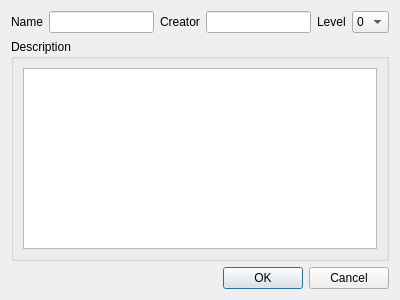
<?xml version="1.0" encoding="UTF-8"?>
<ui version="4.0">
 <class>SaveDialog</class>
 <widget class="QDialog" name="SaveDialog">
  <property name="geometry">
   <rect>
    <x>0</x>
    <y>0</y>
    <width>400</width>
    <height>300</height>
   </rect>
  </property>
  <property name="windowTitle">
   <string>Dialog</string>
  </property>
  <layout class="QVBoxLayout" name="verticalLayout">
   <item>
    <layout class="QHBoxLayout" name="horizontalLayout">
     <item>
      <widget class="QLabel" name="label">
       <property name="text">
        <string>Name</string>
       </property>
      </widget>
     </item>
     <item>
      <widget class="QLineEdit" name="name"/>
     </item>
     <item>
      <widget class="QLabel" name="label_2">
       <property name="text">
        <string>Creator</string>
       </property>
      </widget>
     </item>
     <item>
      <widget class="QLineEdit" name="creator"/>
     </item>
     <item>
      <widget class="QLabel" name="label_3">
       <property name="text">
        <string>Level</string>
       </property>
      </widget>
     </item>
     <item>
      <widget class="QComboBox" name="level">
       <item>
        <property name="text">
         <string>0</string>
        </property>
       </item>
       <item>
        <property name="text">
         <string>1</string>
        </property>
       </item>
       <item>
        <property name="text">
         <string>2</string>
        </property>
       </item>
      </widget>
     </item>
    </layout>
   </item>
   <item>
    <widget class="QGroupBox" name="groupBox">
     <property name="title">
      <string>Description</string>
     </property>
     <layout class="QGridLayout" name="gridLayout">
      <item row="0" column="0">
       <widget class="QTextEdit" name="description"/>
      </item>
     </layout>
    </widget>
   </item>
   <item>
    <widget class="QDialogButtonBox" name="buttonBox">
     <property name="orientation">
      <enum>Qt::Horizontal</enum>
     </property>
     <property name="standardButtons">
      <set>QDialogButtonBox::Cancel|QDialogButtonBox::Ok</set>
     </property>
    </widget>
   </item>
  </layout>
 </widget>
 <resources/>
 <connections>
  <connection>
   <sender>buttonBox</sender>
   <signal>accepted()</signal>
   <receiver>SaveDialog</receiver>
   <slot>accept()</slot>
   <hints>
    <hint type="sourcelabel">
     <x>248</x>
     <y>254</y>
    </hint>
    <hint type="destinationlabel">
     <x>157</x>
     <y>274</y>
    </hint>
   </hints>
  </connection>
  <connection>
   <sender>buttonBox</sender>
   <signal>rejected()</signal>
   <receiver>SaveDialog</receiver>
   <slot>reject()</slot>
   <hints>
    <hint type="sourcelabel">
     <x>316</x>
     <y>260</y>
    </hint>
    <hint type="destinationlabel">
     <x>286</x>
     <y>274</y>
    </hint>
   </hints>
  </connection>
 </connections>
</ui>
